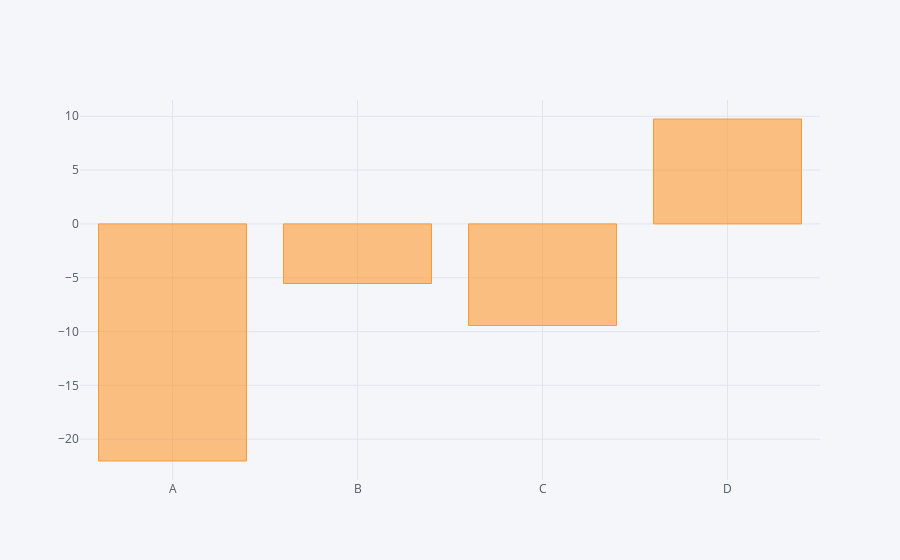

Notebook source saved alongside this figure:
### Code cell
df1.sum().iplot(kind='bar', size=5)

### Figure 1 — Plotly figure (JSON) as saved in the notebook; plotly's stock layout.template omitted (floating-point values rounded to 4 significant figures)
{"data": [{"marker": {"color": "rgba(255, 153, 51, 0.6)", "line": {"color": "rgba(255, 153, 51, 1.0)", "width": 1}}, "name": "None", "orientation": "v", "text": "", "type": "bar", "x": ["A", "B", "C", "D"], "y": [-22.03, -5.539, -9.434, 9.746]}], "layout": {"legend": {"bgcolor": "#F5F6F9", "font": {"color": "#4D5663"}}, "paper_bgcolor": "#F5F6F9", "plot_bgcolor": "#F5F6F9", "titlefont": {"color": "#4D5663"}, "xaxis1": {"gridcolor": "#E1E5ED", "showgrid": true, "tickfont": {"color": "#4D5663"}, "title": "", "titlefont": {"color": "#4D5663"}, "zerolinecolor": "#E1E5ED"}, "yaxis1": {"gridcolor": "#E1E5ED", "showgrid": true, "tickfont": {"color": "#4D5663"}, "title": "", "titlefont": {"color": "#4D5663"}, "zerolinecolor": "#E1E5ED"}}}
